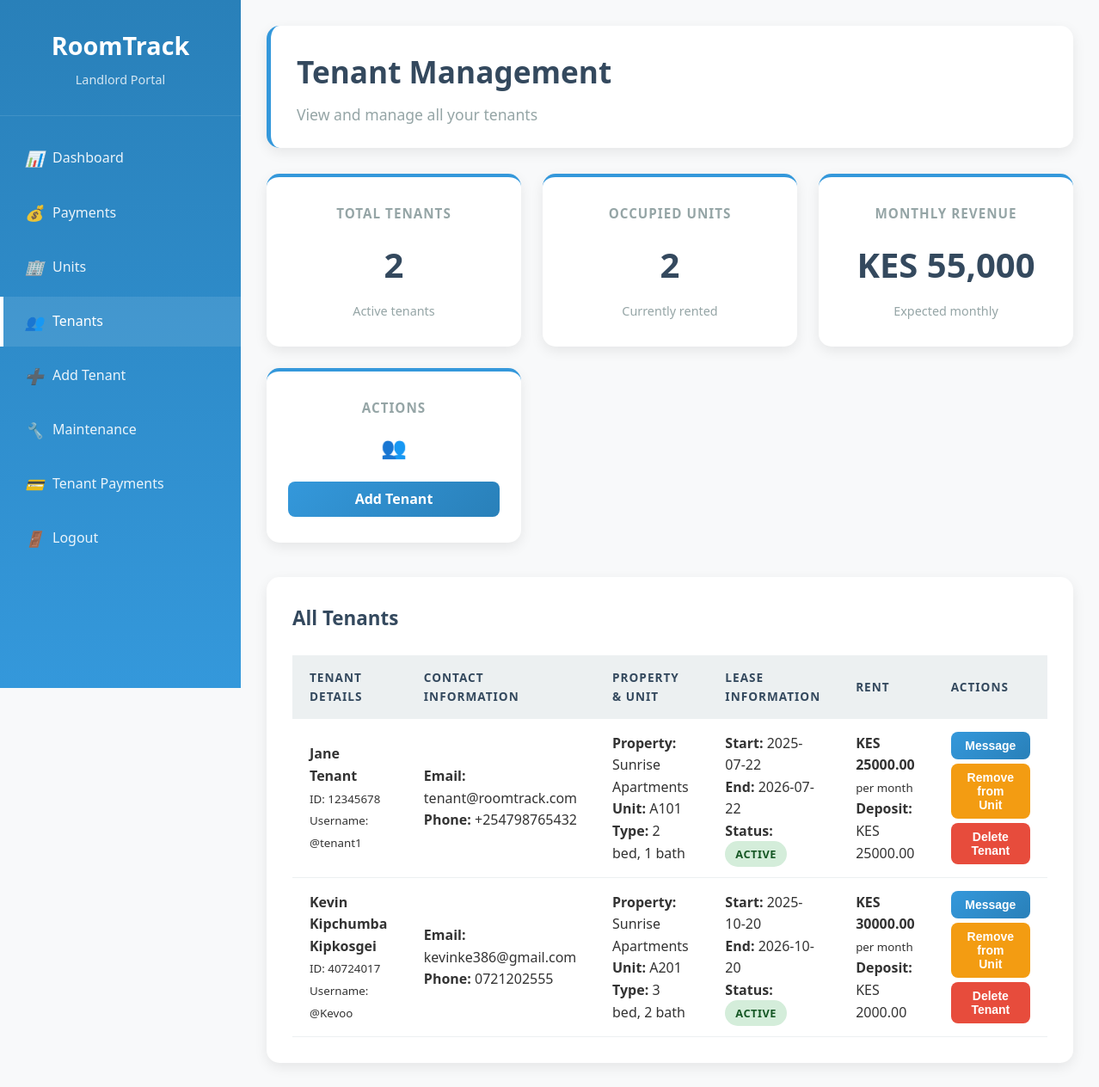
Page /landlord/tenants (signed in) on the committed database.
### models.py (models this page shows)
class User(UserMixin, db.Model):
    id = db.Column(db.Integer, primary_key=True)
    username = db.Column(db.String(80), unique=True, nullable=False)
    email = db.Column(db.String(120), unique=True, nullable=False)
    password = db.Column(db.String(200), nullable=False)
    role = db.Column(db.String(20), nullable=False)  # admin, landlord, tenant
    full_name = db.Column(db.String(200))
    id_number = db.Column(db.String(50))
    passport_number = db.Column(db.String(50))
    phone = db.Column(db.String(20))
    created_at = db.Column(db.DateTime, default=datetime.utcnow)
    landlord_properties = db.relationship('Property', backref='landlord', lazy=True)
    tenant_leases = db.relationship('Lease', backref='tenant', lazy=True, foreign_keys='Lease.tenant_id')
    maintenance_requests = db.relationship('MaintenanceRequest', backref='tenant', lazy=True)

class Property(db.Model):
    id = db.Column(db.Integer, primary_key=True)
    name = db.Column(db.String(200), nullable=False)
    address = db.Column(db.Text, nullable=False)
    total_units = db.Column(db.Integer, nullable=False)
    occupied_units = db.Column(db.Integer, default=0)
    landlord_id = db.Column(db.Integer, db.ForeignKey('user.id'), nullable=False)
    created_at = db.Column(db.DateTime, default=datetime.utcnow)
    units = db.relationship('Unit', backref='property', lazy=True, cascade='all, delete-orphan')

class Unit(db.Model):
    id = db.Column(db.Integer, primary_key=True)
    unit_number = db.Column(db.String(50), nullable=False)
    rent_amount = db.Column(db.Float, nullable=False)
    status = db.Column(db.String(20), default='vacant')  # vacant, occupied
    bedrooms = db.Column(db.Integer, default=1)
    bathrooms = db.Column(db.Integer, default=1)
    square_feet = db.Column(db.Integer)
    property_id = db.Column(db.Integer, db.ForeignKey('property.id'), nullable=False)
    leases = db.relationship('Lease', backref='unit', lazy=True, cascade='all, delete-orphan')
    maintenance_requests = db.relationship('MaintenanceRequest', backref='unit', lazy=True)

class Lease(db.Model):
    id = db.Column(db.Integer, primary_key=True)
    tenant_id = db.Column(db.Integer, db.ForeignKey('user.id'), nullable=False)
    unit_id = db.Column(db.Integer, db.ForeignKey('unit.id'), nullable=False)
    start_date = db.Column(db.Date, nullable=False)
    end_date = db.Column(db.Date, nullable=False)
    monthly_rent = db.Column(db.Float, nullable=False)
    security_deposit = db.Column(db.Float, default=0)
    status = db.Column(db.String(20), default='active')
    created_at = db.Column(db.DateTime, default=datetime.utcnow)
    payments = db.relationship('Payment', backref='lease', lazy=True, cascade='all, delete-orphan')

### app.py (the view)
@app.route('/landlord/tenants')
@login_required
def landlord_tenants():
    if current_user.role != 'landlord':
        return redirect(url_for('index'))
    properties = Property.query.filter_by(landlord_id=current_user.id).all()
    tenants = []
    for prop in properties:
        for unit in prop.units:
            for lease in unit.leases:
                if lease.status == 'active':
                    tenants.append({
                        'tenant': lease.tenant,
                        'lease': lease,
                        'unit': unit,
                        'property': prop
                    })
    return render_template('landlord/tenants.html', tenants=tenants)

### app.py (called while the page is built)
@login_manager.user_loader
def load_user(user_id):
    return User.query.get(int(user_id))

### templates/landlord/tenants.html (shortened to what this page needs)
<!DOCTYPE html>
<html lang="en">
<head>
    <link rel="stylesheet" href="{{ url_for('static', filename='css/style.css') }}">
</head>
<body>
    <div class="dashboard">
        <div class="sidebar">
            <div class="sidebar-header">
                <h2>RoomTrack</h2>
                <p>Landlord Portal</p>
            </div>
            <ul class="sidebar-nav">
                <li><a href="{{ url_for('landlord_dashboard') }}"><i>📊</i> Dashboard</a></li>
                <li><a href="{{ url_for('landlord_payments') }}"><i>💰</i> Payments</a></li>
                <li><a href="{{ url_for('landlord_units') }}"><i>🏢</i> Units</a></li>
                <li><a href="#" class="active"><i>👥</i> Tenants</a></li>
                <li><a href="{{ url_for('landlord_add_tenant') }}"><i>➕</i> Add Tenant</a></li>
                <li><a href="{{ url_for('landlord_maintenance_reports') }}"><i>🔧</i> Maintenance</a></li>
                <li><a href="{{ url_for('landlord_tenant_payments') }}"><i>💳</i> Tenant Payments</a></li>
                <li><a href="{{ url_for('logout') }}"><i>🚪</i> Logout</a></li>
            </ul>
        </div>
        <div class="main-content">
            <div class="header">
                <h1>Tenant Management</h1>
                <p>View and manage all your tenants</p>
            </div>
            <div class="stats-grid">
                <div class="stat-card">
                    <h3>Total Tenants</h3>
                    <div class="number">{{ tenants|length }}</div>
                    <p class="subtext">Active tenants</p>
                </div>
                <div class="stat-card">
                    <h3>Occupied Units</h3>
                    <div class="number">{{ tenants|length }}</div>
                    <p class="subtext">Currently rented</p>
                </div>
                <div class="stat-card">
                    <h3>Monthly Revenue</h3>
                    <div class="number">
                        KES {{ "{:,.0f}".format(tenants|sum(attribute='lease.monthly_rent')) }}
                    </div>
                    <p class="subtext">Expected monthly</p>
                </div>
                <div class="stat-card">
                    <h3>Actions</h3>
                    <div class="number" style="font-size: 1.5em;">👥</div>
                    <a href="{{ url_for('landlord_add_tenant') }}" class="btn btn-primary" style="margin-top: 10px; padding: 8px 16px;">Add Tenant</a>
                </div>
            </div>
            <div class="table-container">
                <h3>All Tenants</h3>
                {% if tenants %}
                <table>
                    <thead>
                        <tr>
                            <th>Tenant Details</th>
                            <th>Contact Information</th>
                            <th>Property & Unit</th>
                            <th>Lease Information</th>
                            <th>Rent</th>
                            <th>Actions</th>
                        </tr>
                    </thead>
                    <tbody>
                        {% for tenant_data in tenants %}
                        <tr>
                            <td>
                                <strong>{{ tenant_data.tenant.full_name }}</strong><br>
                                <small>ID: {{ tenant_data.tenant.id_number }}</small><br>
                                <small>Username: @{{ tenant_data.tenant.username }}</small>
                            </td>
                            <td>
                                <strong>Email:</strong> {{ tenant_data.tenant.email }}<br>
                                <strong>Phone:</strong> {{ tenant_data.tenant.phone or 'Not provided' }}<br>
                            </td>
                            <td>
                                <strong>Property:</strong> {{ tenant_data.property.name }}<br>
                                <strong>Unit:</strong> {{ tenant_data.unit.unit_number }}<br>
                                <strong>Type:</strong> {{ tenant_data.unit.bedrooms }} bed, {{ tenant_data.unit.bathrooms }} bath
                            </td>
                            <td>
                                <strong>Start:</strong> {{ tenant_data.lease.start_date.strftime('%Y-%m-%d') }}<br>
                                <strong>End:</strong> {{ tenant_data.lease.end_date.strftime('%Y-%m-%d') }}<br>
                                <strong>Status:</strong>
                                <span class="status-badge status-{{ tenant_data.lease.status }}">
                                    {{ tenant_data.lease.status|title }}
                                </span>
                            </td>
                            <td>
                                <strong>KES {{ "%.2f"|format(tenant_data.lease.monthly_rent) }}</strong><br>
                                <small>per month</small><br>
                                <strong>Deposit:</strong> KES {{ "%.2f"|format(tenant_data.lease.security_deposit) }}
                            </td>
                            <td>
                                <div style="display: flex; flex-direction: column; gap: 5px;">
                                    <button class="btn btn-primary btn-sm" onclick="sendMessage({{ tenant_data.tenant.id }})">Message</button>
                                    <button class="btn btn-warning btn-sm" onclick="removeFromUnit({{ tenant_data.tenant.id }})">Remove from Unit</button>
                                    <button class="btn btn-danger btn-sm" onclick="deleteTenant({{ tenant_data.tenant.id }})">Delete Tenant</button>
                                </div>
                            </td>
                        </tr>
                        {% endfor %}
                    </tbody>
                </table>
                {% else %}
                <div class="text-center p-20">
                    <h3>No Active Tenants</h3>
                    <p>You don't have any active tenants at the moment.</p>
                    <a href="{{ url_for('landlord_add_tenant') }}" class="btn btn-primary">Add Your First Tenant</a>
                </div>
                {% endif %}
            </div>
        </div>
    </div>
</body>
</html>

### static/css/style.css (style rules this page uses)
:root { --primary-blue: #3498db; --dark-blue: #2980b9; --light-blue: #ecf0f1; --white: #ffffff; --gray: #95a5a6; --dark-gray: #34495e; --success: #27ae60; --warning: #f39c12; --danger: #e74c3c; --light-gray: #f8f9fa; }
* { margin: 0; padding: 0; box-sizing: border-box; }
body { font-family: 'Segoe UI', Tahoma, Geneva, Verdana, sans-serif; background-color: var(--light-gray); color: #333; line-height: 1.6; }
.btn { padding: 12px 30px; border: none; border-radius: 8px; font-size: 16px; font-weight: 600; cursor: pointer; transition: all 0.3s ease; text-decoration: none; display: inline-flex; align-items: center; justify-content: center; gap: 8px; }
.btn-primary { background: linear-gradient(135deg, var(--primary-blue), var(--dark-blue)); color: var(--white); width: 100%; }
.btn-warning { background-color: var(--warning); color: var(--white); }
.btn-danger { background-color: var(--danger); color: var(--white); }
.btn-sm { padding: 8px 16px; font-size: 14px; }
.dashboard { display: flex; min-height: 100vh; }
.sidebar { width: 280px; background: linear-gradient(180deg, var(--dark-blue), var(--primary-blue)); color: var(--white); padding: 0; position: fixed; height: 100vh; overflow-y: auto; }
.sidebar-header { padding: 30px 25px; border-bottom: 1px solid rgba(255,255,255,0.1); text-align: center; }
.sidebar-header h2 { color: var(--white); margin-bottom: 5px; font-size: 1.8em; }
.sidebar-header p { color: rgba(255,255,255,0.8); font-size: 0.9em; }
.sidebar-nav { list-style: none; margin-top: 20px; }
.sidebar-nav li { margin-bottom: 5px; }
.sidebar-nav a { display: flex; align-items: center; padding: 15px 25px; color: rgba(255,255,255,0.9); text-decoration: none; transition: all 0.3s ease; border-left: 4px solid transparent; }
.sidebar-nav a:hover, .sidebar-nav a.active { background: rgba(255,255,255,0.1); color: var(--white); border-left-color: var(--white); }
.sidebar-nav i { margin-right: 12px; width: 20px; text-align: center; font-size: 1.1em; }
.main-content { flex: 1; margin-left: 280px; padding: 30px; background-color: var(--light-gray); min-height: 100vh; }
.header { background: var(--white); padding: 25px 30px; border-radius: 15px; box-shadow: 0 5px 15px rgba(0,0,0,0.08); margin-bottom: 30px; border-left: 5px solid var(--primary-blue); }
.header h1 { color: var(--dark-gray); margin-bottom: 8px; font-size: 2.2em; }
.header p { color: var(--gray); font-size: 1.1em; }
.stats-grid { display: grid; grid-template-columns: repeat(auto-fit, minmax(280px, 1fr)); gap: 25px; margin-bottom: 40px; }
.stat-card { background: var(--white); padding: 30px 25px; border-radius: 15px; box-shadow: 0 5px 15px rgba(0,0,0,0.08); text-align: center; transition: transform 0.3s ease; border-top: 4px solid var(--primary-blue); }
.stat-card h3 { color: var(--gray); font-size: 0.95em; margin-bottom: 15px; text-transform: uppercase; letter-spacing: 1px; }
.stat-card .number { font-size: 2.5em; font-weight: bold; color: var(--dark-gray); margin-bottom: 10px; }
.stat-card .subtext { color: var(--gray); font-size: 0.9em; }
.table-container { background: var(--white); padding: 30px; border-radius: 15px; box-shadow: 0 5px 15px rgba(0,0,0,0.08); overflow: hidden; }
.table-container h3 { color: var(--dark-gray); margin-bottom: 25px; font-size: 1.4em; }
table { width: 100%; border-collapse: collapse; margin-top: 10px; }
th, td { padding: 15px 20px; text-align: left; border-bottom: 1px solid var(--light-blue); }
th { background-color: var(--light-blue); color: var(--dark-gray); font-weight: 600; text-transform: uppercase; font-size: 0.85em; letter-spacing: 1px; }
.status-badge { padding: 6px 12px; border-radius: 20px; font-size: 0.8em; font-weight: 600; text-transform: uppercase; letter-spacing: 0.5px; }
.status-active { background-color: #d4edda; color: #155724; }

### rows in the picture
User: tenant.full_name "Jane Tenant", tenant.id_number "12345678", tenant.username "tenant1", tenant.email "tenant@roomtrack.com", tenant "+254798765432"
Property: property.name "Sunrise Apartments" "Sunrise Apartments"
Unit: unit.unit_number "A101", unit.bedrooms "2", unit.bathrooms "1"
Lease: lease.start_date "2025-07-22", lease.end_date "2026-07-22", lease.status "ACTIVE", lease.monthly_rent "25000.00", lease.security_deposit "25000.00"
User: tenant.full_name "Kevin Kipchumba Kipkosgei", tenant.id_number "40724017", tenant.username "Kevoo", tenant.email "kevinke386@gmail.com", tenant "0721202555"
Unit: unit.unit_number "A201", unit.bedrooms "3", unit.bathrooms "2"
Lease: lease.start_date "2025-10-20", lease.end_date "2026-10-20", lease.status "ACTIVE", lease.monthly_rent "30000.00", lease.security_deposit "2000.00"

### other values in the picture
{{ tenants|length }} "2"
{{ "{:,.0f}".format(tenants|sum(attribute='lease.monthly_rent')) }} "55,000"
